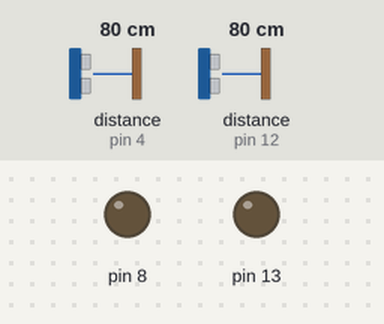
Simulated run of this sketch. Board: Arduino Uno, built with avr-gcc and run on an emulated ATmega328P. On the bench: output pins drawn as LEDs (lit = HIGH). The test bench sets the inputs (shaded band); at power-on: distance to the obstacle (sensors on pin 4, pin 12) 80 cm. The echo pulse lasts 58.3 µs per cm; what the sketch prints to the serial monitor is not drawn.

Above: at 1.2 s.
1.3 s: distance to the obstacle (sensor on pin 4) set to 44 cm
2.8 s: distance to the obstacle (sensor on pin 4) set to 36 cm
At 3.6 s:
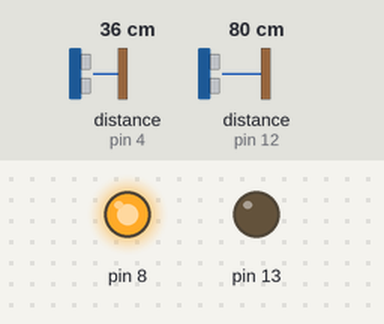
4.3 s: distance to the obstacle (sensor on pin 12) set to 43 cm
7.3 s: distance to the obstacle (sensor on pin 12) set to 37 cm
At 10.1 s:
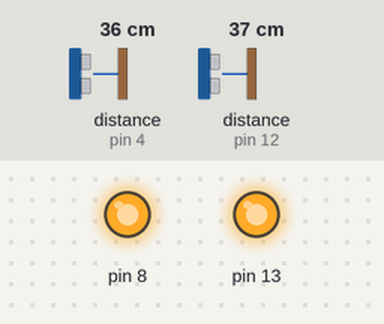
10.3 s: distance to the obstacle (sensor on pin 4) set to 60 cm
At 12.5 s:
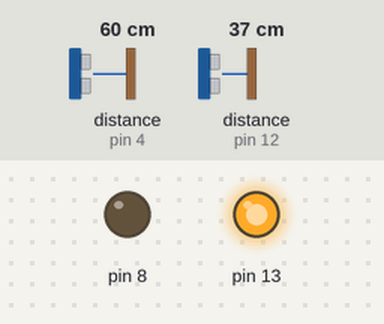
12.8 s: distance to the obstacle (sensor on pin 4) set to 2 cm
At 16.0 s:
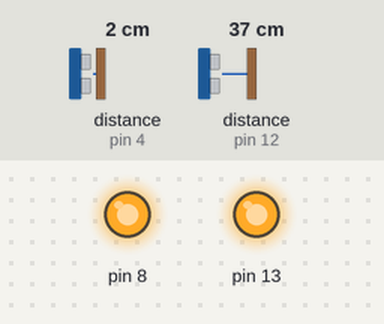
Timing chart, 0 to 16.8 s (numbered marks = the images above; inputs shaded):
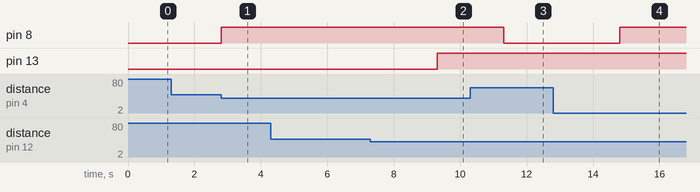

Measured:
- the behaviour switches between 40 and 39 cm on distance to the obstacle (sensor on pin 4) (found by bisection; images 0 and 1)
- the behaviour switches between 40 and 39 cm on distance to the obstacle (sensor on pin 12) (found by bisection; images 1 and 2)
- after the input at 1.3 s, every drawn part: stays the same
- after the input at 2.8 s, pin 8: LOW → HIGH at once
- after the input at 4.3 s, every drawn part: stays the same
- after the input at 7.3 s, pin 13: LOW → HIGH after 2.0 s
- after the input at 10.3 s, pin 8: HIGH → LOW after 1.0 s
- after the input at 12.8 s, pin 8: LOW → HIGH after 2.0 s

The sketch:

sensoresUltrasonicos.ino
```cpp
/*
 * Posted on https://randomnerdtutorials.com
 * created by http://playground.arduino.cc/Code/NewPing
*/

#include <NewPing.h>
#include <SPI.h>
#include <SD.h>

#define TRIGGER_PIN2 11
#define ECHO_PIN2 12

#define TRIGGER_PIN1 3
#define ECHO_PIN1 4

#define MAX_DISTANCE 200

// NewPing setup of pins and maximum distance
NewPing sonar1(TRIGGER_PIN1, ECHO_PIN1, MAX_DISTANCE);
NewPing sonar2(TRIGGER_PIN2, ECHO_PIN2, MAX_DISTANCE);


unsigned int order = 0;

void setup() {
   Serial.begin(9600);
   pinMode(13,OUTPUT);
   pinMode(8,OUTPUT);

while (!Serial) {
    ; // wait for serial port to connect. Needed for native USB port only
  }
}

void loop() {
   //delay(1000);
   unsigned int distance1 = sonar1.ping_cm();
   unsigned int distance2 = sonar2.ping_cm();
   bool var1 = false;
   bool var2 = false;


  if(distance1<40 && distance1!=0){
    //Serial.println("salio");
    var1 = true;
    if(order==2){

      enviarDato('1');
      order = 0;
      }
    else{
      //Serial.print("order: ");
      //Serial.println(order);
      order=1;
      }
    }

  if(distance2<40 && distance2!=0){
    //Serial.println('0');
    var2 = true;
    if(order==1){

      enviarDato('0');
      order = 0;
      }
    else{
      //Serial.print("order: ");
      //Serial.println(order);
      order=2;
      }
  }


  prenderLeds(var1,var2);

   //if(distance1<40 && distance1!=0){
   // var1 = true;
   // }
   //if(distance2<40 && distance2!=0){
   // var2 = true;
   // }
   //prenderLeds(var1,var2);

}

void prenderLeds(bool variable1, bool variable2){

    if(variable1==true && variable2 == true){
        digitalWrite(8,HIGH);
        digitalWrite(13,HIGH);
        //Serial.println("los dos");
      }

    else if(variable1==true && variable2 == false){
        digitalWrite(8,HIGH);
        digitalWrite(13,LOW);
        //Serial.println("primero");
      }
    else if(variable1==false && variable2 == true){
        digitalWrite(8,LOW);
        digitalWrite(13,HIGH);
        //Serial.println("segundo");
      }
    else{
        digitalWrite(8,LOW);
        digitalWrite(13,LOW);
        //Serial.println("nunguno");
      }
  }


void enviarDato(char dato){

  Serial.print(dato);
  delay(2000);
  }
```
